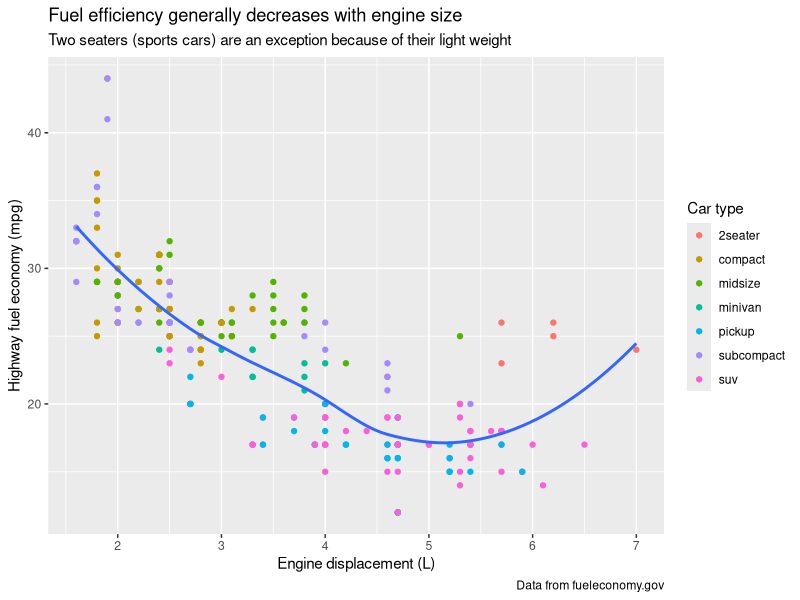
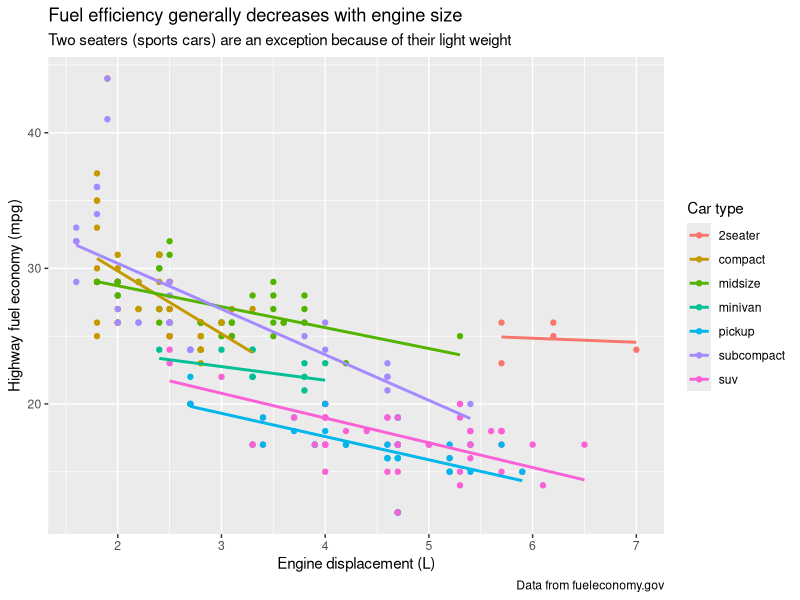

R code for these plots, in order: (Note: this script raises an error after producing the figures.)
## ---- chunk 1
library(tidyverse)
## ---- chunk 2
ggplot(mpg, aes(displ, hwy)) +
  geom_point(aes(colour = class)) +
  geom_smooth(se = FALSE) +
  labs(
    title = "Fuel efficiency generally decreases with engine size",
    subtitle = "Two seaters (sports cars) are an exception because of their light weight",
    caption = "Data from fueleconomy.gov",
    x = "Engine displacement (L)",
    y = "Highway fuel economy (mpg)",
    colour = "Car type"
  )
## ---- chunk 3
ggplot(mpg, aes(displ, hwy, colour = class)) +        # ADD: `colour = class` for multiple lines
  geom_point(aes(colour = class)) +
  geom_smooth(method = "lm", se = FALSE) +            # ADD: `method = "lm"` for straight lines
  labs(
    title = "Fuel efficiency generally decreases with engine size",
    subtitle = "Two seaters (sports cars) are an exception because of their light weight",
    caption = "Data from fueleconomy.gov",
    x = "Engine displacement (L)",
    y = "Highway fuel economy (mpg)",
    colour = "Car type"
  )
## ---- chunk 4
mod <- lm(hwy ~ class, data = mpg)             # model based on fuel economy for Class (Car type)
mpg %>%
  add_residuals(mod) %>%
  ggplot(aes(displ, resid)) +                  # `resid` is default column name for residuals
  geom_point() +
  geom_smooth(method = "lm", se = FALSE) +
  labs(
    title = "Fuel efficiency generally decreases with engine size",
    subtitle = "Highway MPG for Cars After Subtracting Mean MPG of their Class",
    caption = "Data from fueleconomy.gov",
    x = "Engine displacement (L)",
    y = "Highway fuel economy, relative to Class (mpg)"
  )
## ---- chunk 5
ggplot(df, aes(x, y)) +
  geom_hex() +
  scale_colour_gradient(low = "white", high = "red") +
  coord_fixed()
## ---- chunk 6
ggplot(diamonds, aes(carat, price)) +
  geom_point(aes(colour = cut), alpha = 1/20)
